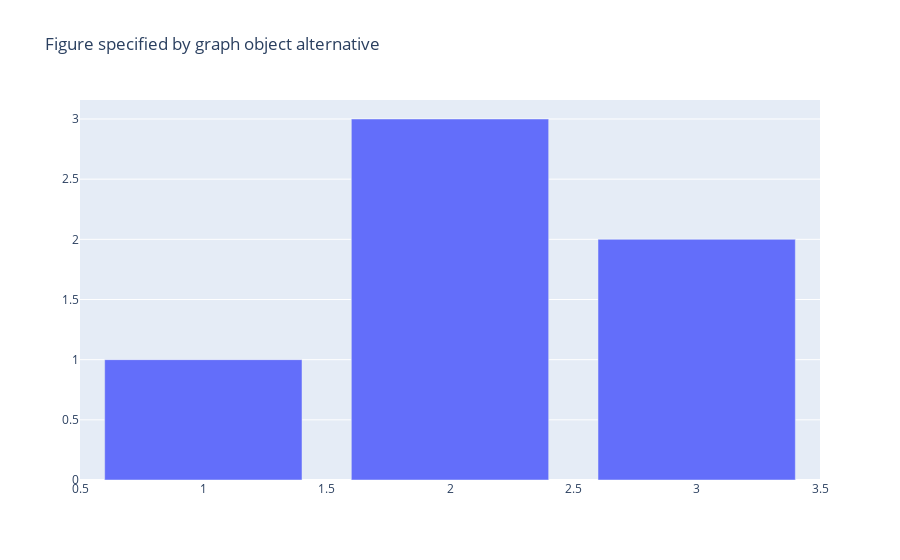

Source (notebook cell):
### Markdown cell above
## 3. Constructor

### Code cell
# go.Figure
fig = go.Figure(
    data=[go.Bar(x=[1, 2, 3], y=[1, 3, 2])],
    #layout={"title": {"text": "Figure specified by graph object"}}
    # alternative
    layout_title_text="Figure specified by graph object alternative"
)

# show figure
fig.show()

### Figure 1 — Plotly figure (JSON) as saved in the notebook; plotly's stock layout.template omitted (floating-point values rounded to 4 significant figures)
{"data": [{"type": "bar", "x": [1, 2, 3], "y": [1, 3, 2]}], "layout": {"autosize": true, "title": {"text": "Figure specified by graph object alternative"}, "xaxis": {"autorange": true, "range": [0.5, 3.5], "type": "linear"}, "yaxis": {"autorange": true, "range": [0, 3.158], "type": "linear"}}}
